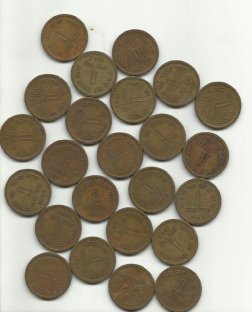
#> input picture water_coins.jpg, 252 x 312 px
$ python canny.py
#> lines starting #> are read from the running program, lines starting #| are printed output that depends on the picture
import cv2 as cv
import numpy as np
from matplotlib import pyplot as plt

img = cv.imread("water_coins.jpg")
#> img is the input picture: shape (312, 252, 3); mean B, G, R 136.3, 153.2, 161.4
assert img is not None , "file could not be read"
edges = cv.Canny(img,180,200,apertureSize=5)
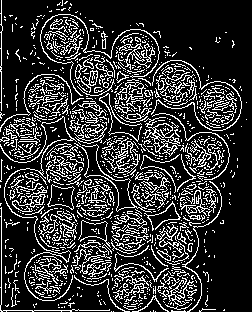
#> edges: shape (312, 252); 20.3% white in thin lines or dots

plt.subplot(121),plt.imshow(img,cmap="gray")
plt.title("Original image"),plt.xticks([]),plt.yticks([])
plt.subplot(122),plt.imshow(edges,cmap="gray")
plt.title("Edge image"),plt.xticks([]),plt.yticks([])

plt.show()
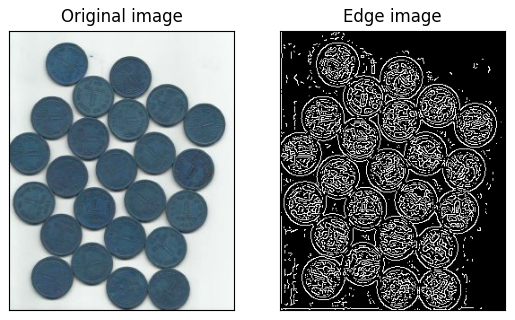
#> figure drawn by matplotlib, 2 panels; B, G, R data is drawn as R, G, B

$ run again, with image.png saved as water_coins.jpg
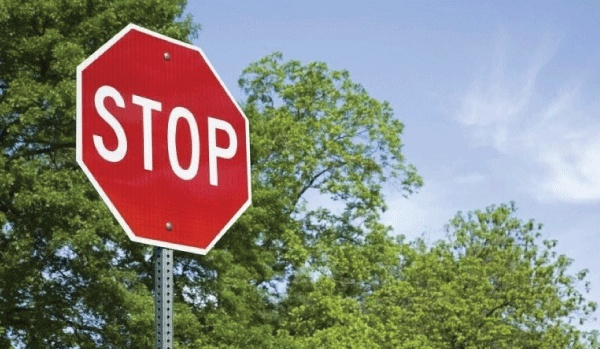
#> input picture image.png, 600 x 349 px
#> img is the input picture: shape (349, 600, 3); mean B, G, R 124.6, 134.3, 135.9
#> `edges = cv.Canny(img,180,200,apertureSize=5)`:
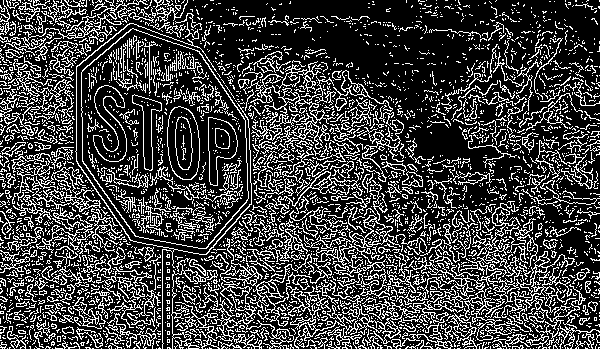
#> edges: shape (349, 600); 25.5% white in thin lines or dots
#> `plt.show()`:
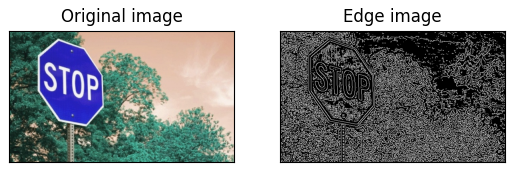
#> figure drawn by matplotlib, 2 panels; B, G, R data is drawn as R, G, B
